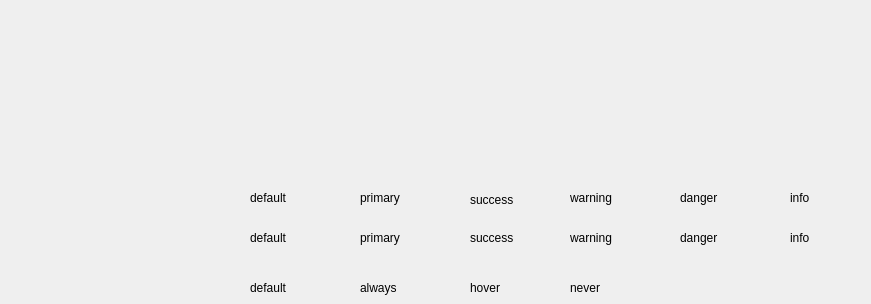
      <widget class="QWidget" name="tab_3">
       <attribute name="title">
        <string>链接</string>
       </attribute>
       <widget class="Element::Link" name="link_1">
        <property name="geometry">
         <rect>
          <x>250</x>
          <y>190</y>
          <width>72</width>
          <height>15</height>
         </rect>
        </property>
        <property name="text">
         <string>default</string>
        </property>
       </widget>
       <widget class="Element::Link" name="link_2">
        <property name="geometry">
         <rect>
          <x>360</x>
          <y>190</y>
          <width>72</width>
          <height>15</height>
         </rect>
        </property>
        <property name="text">
         <string>primary</string>
        </property>
       </widget>
       <widget class="Element::Link" name="link_3">
        <property name="geometry">
         <rect>
          <x>470</x>
          <y>190</y>
          <width>55</width>
          <height>19</height>
         </rect>
        </property>
        <property name="text">
         <string>success</string>
        </property>
       </widget>
       <widget class="Element::Link" name="link_4">
        <property name="geometry">
         <rect>
          <x>570</x>
          <y>190</y>
          <width>72</width>
          <height>15</height>
         </rect>
        </property>
        <property name="text">
         <string>warning</string>
        </property>
       </widget>
       <widget class="Element::Link" name="link_5">
        <property name="geometry">
         <rect>
          <x>680</x>
          <y>190</y>
          <width>72</width>
          <height>15</height>
         </rect>
        </property>
        <property name="text">
         <string>danger</string>
        </property>
       </widget>
       <widget class="Element::Link" name="link_6">
        <property name="geometry">
         <rect>
          <x>790</x>
          <y>190</y>
          <width>72</width>
          <height>15</height>
         </rect>
        </property>
        <property name="text">
         <string>info</string>
        </property>
       </widget>
       <widget class="Element::Link" name="link_7">
        <property name="geometry">
         <rect>
          <x>250</x>
          <y>230</y>
          <width>72</width>
          <height>15</height>
         </rect>
        </property>
        <property name="text">
         <string>default</string>
        </property>
       </widget>
       <widget class="Element::Link" name="link_8">
        <property name="geometry">
         <rect>
          <x>360</x>
          <y>230</y>
          <width>72</width>
          <height>15</height>
         </rect>
        </property>
        <property name="text">
         <string>primary</string>
        </property>
       </widget>
       <widget class="Element::Link" name="link_9">
        <property name="geometry">
         <rect>
          <x>470</x>
          <y>230</y>
          <width>72</width>
          <height>15</height>
         </rect>
        </property>
        <property name="text">
         <string>success</string>
        </property>
       </widget>
       <widget class="Element::Link" name="link_10">
        <property name="geometry">
         <rect>
          <x>570</x>
          <y>230</y>
          <width>72</width>
          <height>15</height>
         </rect>
        </property>
        <property name="text">
         <string>warning</string>
        </property>
       </widget>
       <widget class="Element::Link" name="link_11">
        <property name="geometry">
         <rect>
          <x>680</x>
          <y>230</y>
          <width>72</width>
          <height>15</height>
         </rect>
        </property>
        <property name="text">
         <string>danger</string>
        </property>
       </widget>
       <widget class="Element::Link" name="link_12">
        <property name="geometry">
         <rect>
          <x>790</x>
          <y>230</y>
          <width>72</width>
          <height>15</height>
         </rect>
        </property>
        <property name="text">
         <string>info</string>
        </property>
       </widget>
       <widget class="Element::Link" name="link_13">
        <property name="geometry">
         <rect>
          <x>250</x>
          <y>280</y>
          <width>72</width>
          <height>15</height>
         </rect>
        </property>
        <property name="text">
         <string>default</string>
        </property>
       </widget>
       <widget class="Element::Link" name="link_14">
        <property name="geometry">
         <rect>
          <x>360</x>
          <y>280</y>
          <width>72</width>
          <height>15</height>
         </rect>
        </property>
        <property name="text">
         <string>always</string>
        </property>
       </widget>
       <widget class="Element::Link" name="link_15">
        <property name="geometry">
         <rect>
          <x>470</x>
          <y>280</y>
          <width>72</width>
          <height>15</height>
         </rect>
        </property>
        <property name="text">
         <string>hover</string>
        </property>
       </widget>
       <widget class="Element::Link" name="link_16">
        <property name="geometry">
         <rect>
          <x>570</x>
          <y>280</y>
          <width>72</width>
          <height>15</height>
         </rect>
        </property>
        <property name="text">
         <string>never</string>
        </property>
       </widget>
      </widget>
